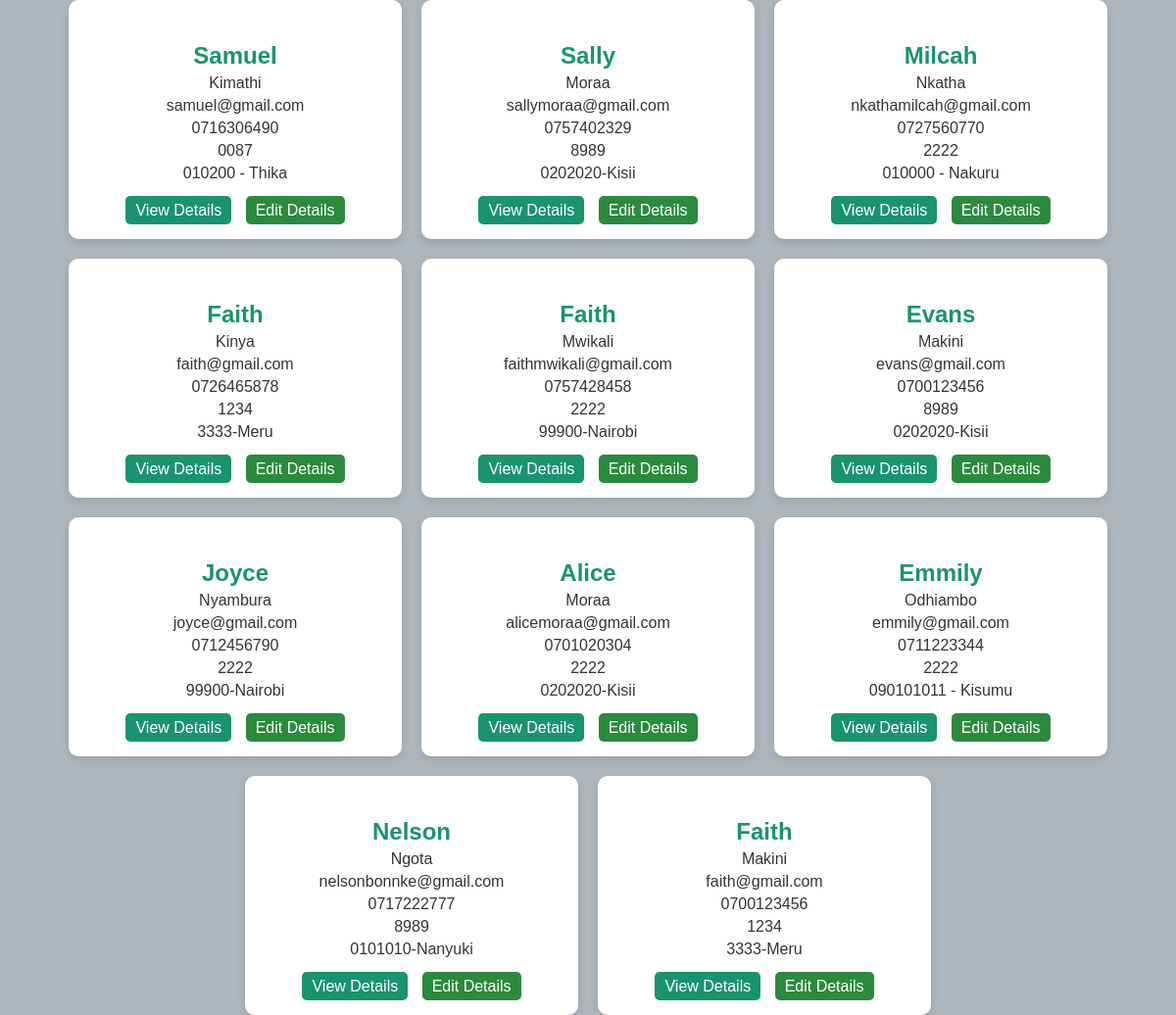
The app's page /customer/customers/list, older data.
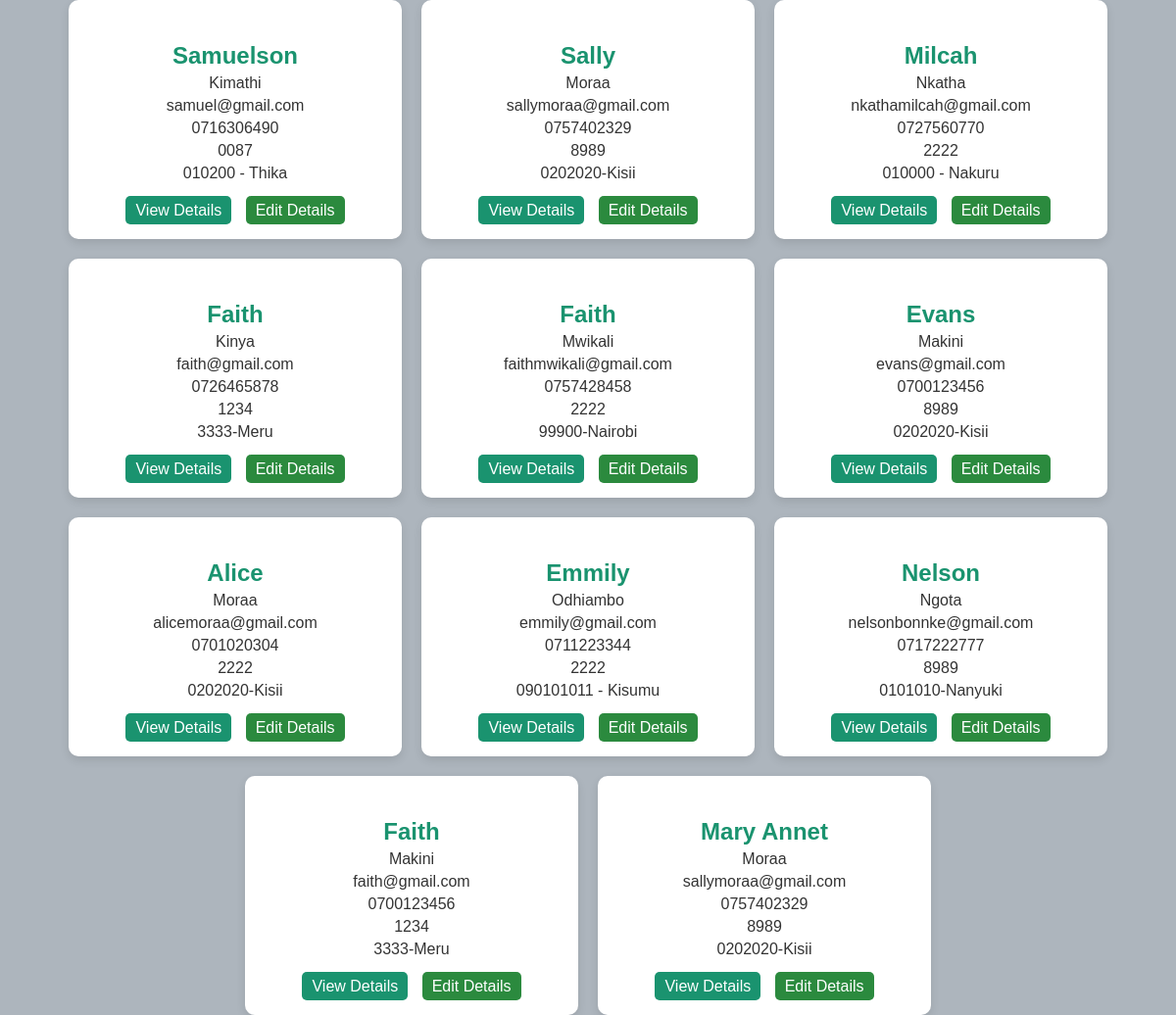
The same page, newer data.
### customer/models.py (models this page shows)
class Customer(models.Model):
    firstname = models.CharField(max_length= 32)
    lastname = models.CharField(max_length=32)
    email = models.EmailField()
    password = models.CharField(max_length=55)
    phonenumber = models.CharField(max_length=20)
    address = models.CharField(max_length=55)
    user = models.OneToOneField(User, null=True, on_delete=models.CASCADE)

### customer/views.py (the view)
# urls.py: path('customers/', CustomerListView.as_view(), name = 'customer_list_view'),
def customer_list_view(request):
    customers = Customer.objects.all()
    return render(request,"customer/customers_list.html",{"customers":customers})

### templates/customer/customers_list.html (shortened to what this page needs)
<!DOCTYPE html>
<html lang="en">
<head>
</head>
<body>
    <div class="customer-container">
        {% for customer in customers %}
        <div class="customer">
            <p class="customer-title">{{ customer.firstname }}</p>
            <p>{{ customer.lastname }}</p>
            <p>{{ customer.email }}</p>
            <p>{{ customer.phonenumber }}</p>
            <p>{{ customer.password }}</p>
            <p>{{ customer.address }}</p>
            <div class="customer-buttons">
                <a href="{% url 'customer_detail_view' id=customer.id %}">View Details</a>
                <a href="{% url 'customer_update_view' id=customer.id %}" class="edit">Edit Details</a>
            </div>
        </div>
        {% endfor %}
    </div>
</body>
</html>

### templates/customer/customers_list.html (style rules this page uses)
body { font-family: Arial, sans-serif; background-color: #adb5bd; margin: 0; padding: 0; display: flex; justify-content: center; align-items: center; min-height: 100vh; }
.customer-container { display: flex; flex-wrap: wrap; justify-content: center; gap: 20px; }
.customer { background-color: #fff; border-radius: 10px; box-shadow: 0px 4px 10px rgba(0, 0, 0, 0.1); padding: 20px; text-align: center; width: 300px; }
.customer-title { font-size: 1.5rem; font-weight: bold; color: #1a936f; margin-bottom: 5px; }
p { color: #333; margin: 5px 0; }
.customer-buttons { margin-top: 20px; }
a { background-color: #1a936f; color: white; text-decoration: none; padding: 6px 10px; border-radius: 5px; transition: background-color 0.3s; }
a.edit { background-color: #2b8a3e; margin-left: 10px; }

Row changes from the older to the newer data that the page shows:
removed Customer: firstname "Joyce", lastname "Nyambura", email "joyce@gmail.com", phonenumber "0712456790", password "2222", address "99900-Nairobi"
changed Customer "Kimathi": firstname "Samuel" → "Samuelson"
added Customer: firstname "Mary Annet", lastname "Moraa", email "sallymoraa@gmail.com", phonenumber "0757402329", password "8989", address "0202020-Kisii"
